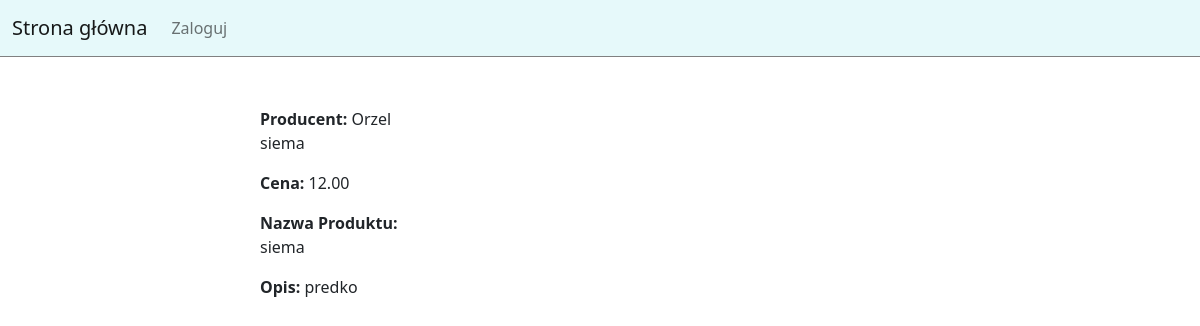
/produkty/16/detale/, run on an earlier commit of the app's database.
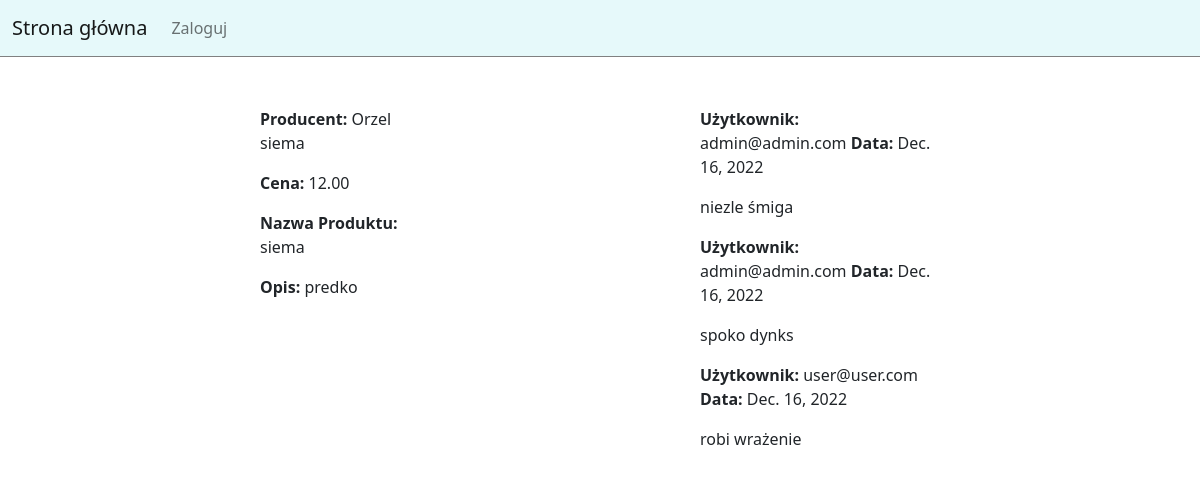
And on a later commit of the database.
### apps/produkty/models.py (models this page shows)
class Opinie(models.Model):
    tresc = models.CharField(max_length=255)
    data_wystawienia = models.DateField(auto_now_add=True)
    id_uzytkownika = models.ForeignKey(Uzytkownicy, on_delete=models.CASCADE)
    id_produktu = models.ForeignKey(Produkty, on_delete=models.CASCADE)

### apps/uzytkownicy/models.py (models this page shows, shortened)
class Uzytkownicy(AbstractBaseUser):
    email = models.EmailField(max_length=100, unique=True)
    imie = models.CharField(max_length=50)
    nazwisko = models.CharField(max_length=50)
    is_active = models.BooleanField(default=True)
    admin = models.BooleanField(null=True)
    staff = models.BooleanField(null=True)
    REQUIRED_FIELDS = ['imie', 'nazwisko']
    USERNAME_FIELD = 'email'
    objects = UserManager()
    def __str__(self):
        return self.email

### apps/produkty/views.py (the view, shortened to what this page needs)
# urls.py: path('<int:pk>/detale/', products_details, name='detale-produktu'),
def products_details(request, pk):
    object = Produkty.objects.get(id=pk)
    ordered = False
    opinions = Opinie.objects.filter(id_produktu=pk)
    if request.method == 'POST' and "DELETE" in request.POST:
        object.id_producenta = None
        object.delete()
        return redirect('home')
    context = {'product': object, 'ordered': ordered, 'opinions': opinions}
    return render(request, 'product/productDetails.html', context)

### apps/produkty/models.py (called while the page is built)
    def __str__(self):
        return self.nazwa_producenta

### apps/produkty/templates/product/productDetails.html (shortened to what this page needs)
{% extends 'base.html' %} {% block title %} Szczegoly produktu {% endblock title%} {% block page %}
<div style="display: flex; justify-content: space-evenly; margin-top: 50px">
  <div style="display: flex; flex-direction: column; width: 15%;">
    <div>
      <p><b>Producent: </b>{{ product.id_producenta }}</p>
      <p><b>Cena: </b>{{ product.cena }}</p>
      <p><b>Nazwa Produktu: </b>{{ product.nazwa }}</p>
      <p><b>Opis: </b>{{product.opis}}</p>
    </div>
  </div>
  <div style="width: 20%">
     {% for opinion in opinions%}
    <p>
      <b>Użytkownik: </b>{{ opinion.id_uzytkownika }} <b>Data: </b> {{opinion.data_wystawienia }}
    </p>
    <p>{{opinion.tresc }}</p>
     {% endfor %} {% endblock page %}

What changed in the data, as far as the page shows it:
added Opinie: id_uzytkownika "admin@admin.com", data_wystawienia "Dec. 16, 2022", tresc "niezle śmiga"
added Opinie: id_uzytkownika "admin@admin.com", data_wystawienia "Dec. 16, 2022", tresc "spoko dynks"
added Opinie: id_uzytkownika "user@user.com", data_wystawienia "Dec. 16, 2022", tresc "robi wrażenie"
